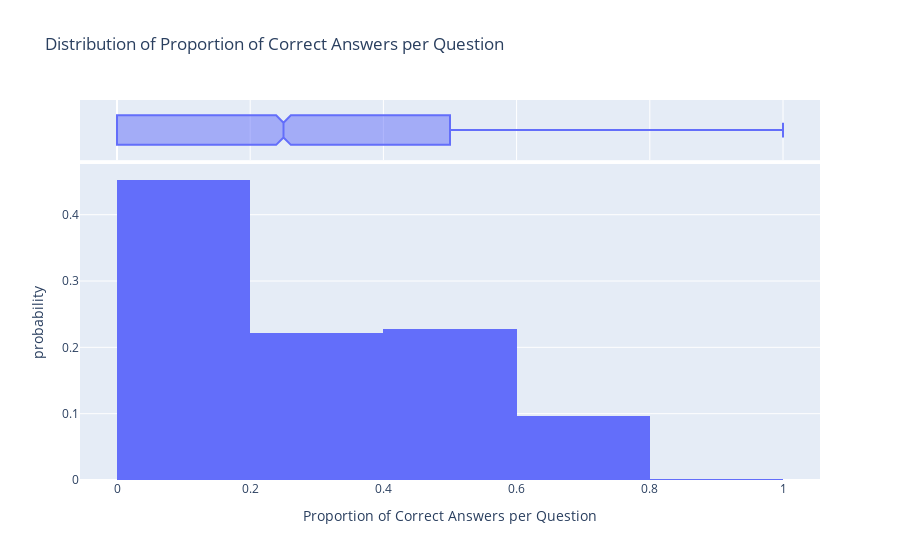

Notebook cell for this chart:
### Code cell
# Create the histogram
fig2 = px.histogram(
    df_question_correctness,
    x="k",
    nbins=10,
    histnorm="probability",
    title="Distribution of Proportion of Correct Answers per Question",
    labels={"k": "Proportion of Correct Answers per Question"},
    marginal="box",
)

# Show the figure
fig2.show()

### Figure 1 — Plotly figure (JSON) as saved in the notebook; plotly's stock layout.template omitted (floating-point values rounded to 4 significant figures; data arrays with more than 128 entries replaced by an {"elided": "..."} marker saying what was removed)
{"data": [{"alignmentgroup": "True", "bingroup": "x", "histnorm": "probability", "hovertemplate": "Proportion of Correct Answers per Question=%{x}<br>probability=%{y}<extra></extra>", "legendgroup": "", "marker": {"color": "#636efa", "pattern": {"shape": ""}}, "name": "", "nbinsx": 10, "offsetgroup": "", "orientation": "v", "showlegend": false, "type": "histogram", "x": {"elided": "5056 float values"}, "xaxis": "x", "yaxis": "y"}, {"alignmentgroup": "True", "hovertemplate": "Proportion of Correct Answers per Question=%{x}<extra></extra>", "legendgroup": "", "marker": {"color": "#636efa"}, "name": "", "notched": true, "offsetgroup": "", "showlegend": false, "type": "box", "x": {"elided": "5056 float values"}, "xaxis": "x2", "yaxis": "y2"}], "layout": {"barmode": "relative", "legend": {"tracegroupgap": 0}, "title": {"text": "Distribution of Proportion of Correct Answers per Question"}, "xaxis": {"anchor": "y", "domain": [0, 1], "title": {"text": "Proportion of Correct Answers per Question"}}, "xaxis2": {"anchor": "y2", "domain": [0, 1], "matches": "x", "showgrid": true, "showticklabels": false}, "yaxis": {"anchor": "x", "domain": [0, 0.8316], "title": {"text": "probability"}}, "yaxis2": {"anchor": "x2", "domain": [0.8416, 1], "matches": "y2", "showgrid": false, "showline": false, "showticklabels": false, "ticks": ""}}}
